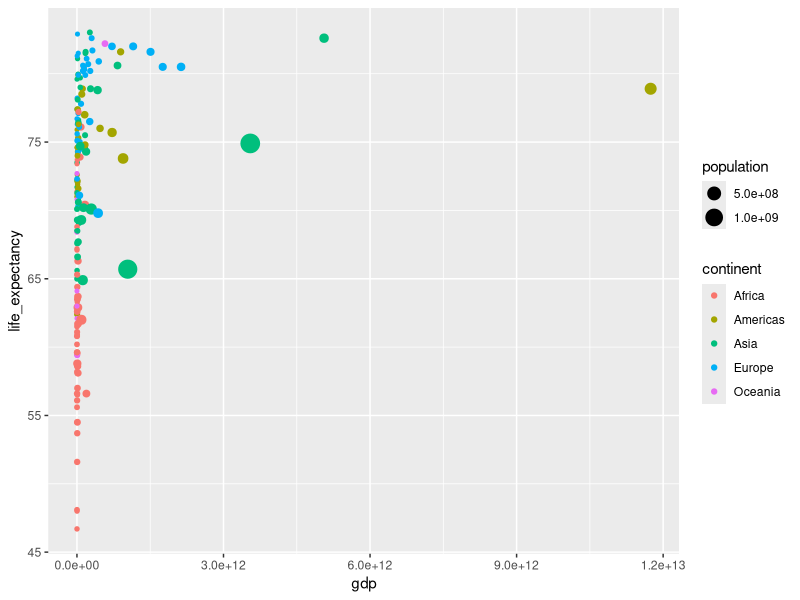
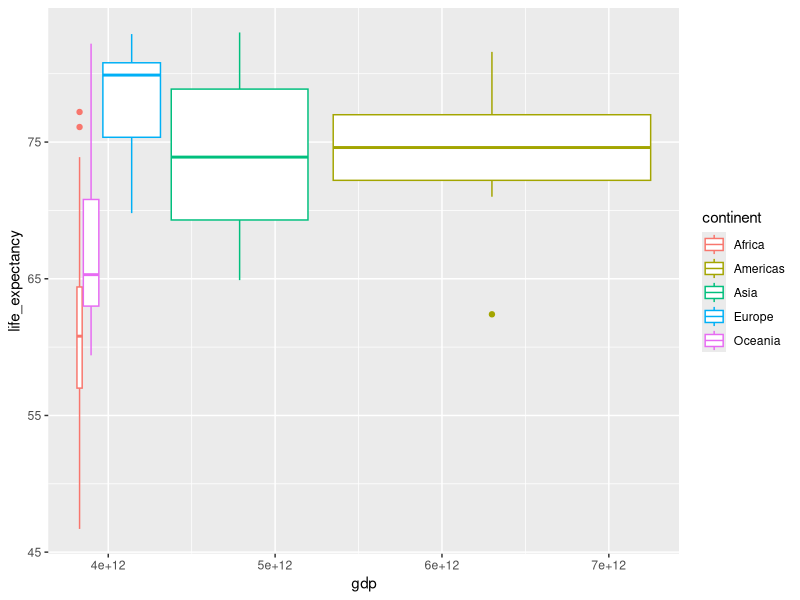

The R source for these figures, in order:
## ---- chunk 1
library(tidyverse)
library(dslabs)
## ---- chunk 2
gap2011 <- gapminder %>% 
  as_tibble() %>% 
  filter(year == 2011)
## ---- chunk 3
gap2011 %>%
  ggplot(aes(x= gdp, y=life_expectancy, size= population, color= continent)) +
  geom_point()
## ---- chunk 4
gap2011 %>%
  ggplot(aes(x= gdp, y=life_expectancy, size= population, color= continent)) +
  geom_boxplot()
